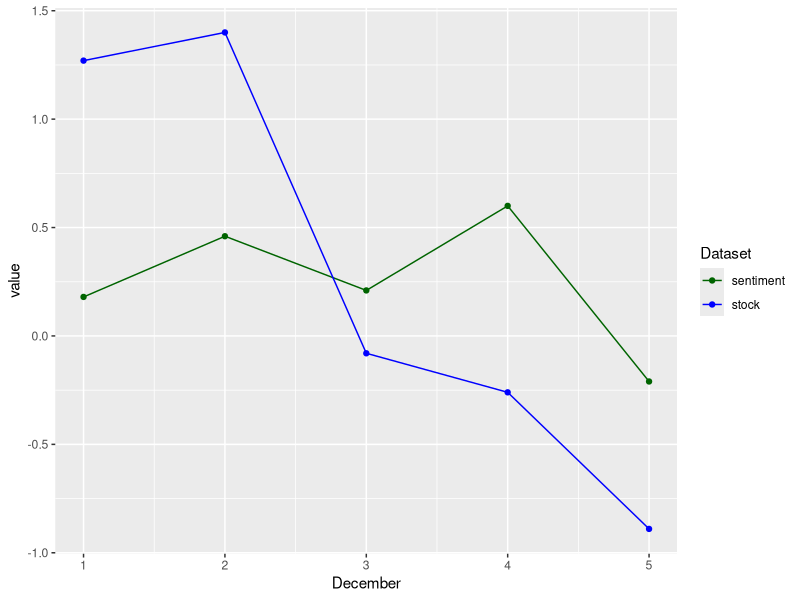

Here is the R script that generated this plot:
## ---- chunk 1
library(ggplot2)
library(reshape2)


December <- c(1,2,3,4,5)
y <- c(.18, .46, .21, .60, -.21)
y1 <- c(1.27, 1.40, -.08, -.26, -.89)

sentiment <- data.frame(December =December , y=y)
stock <- data.frame(December=December, y=y1)

##plot(December,y,type="o", col="red")
##points(December,y1,type="o",col="blue")

zz <- melt(list(sentiment=sentiment, stock=stock), id.vars="December")

ggplot(zz, aes(December, y=value, color=L1)) + 
  geom_point() + 
  geom_line(data=zz) +
  scale_color_manual("Dataset", 
  values = c("sentiment" = "darkgreen", "stock" = "blue"))
